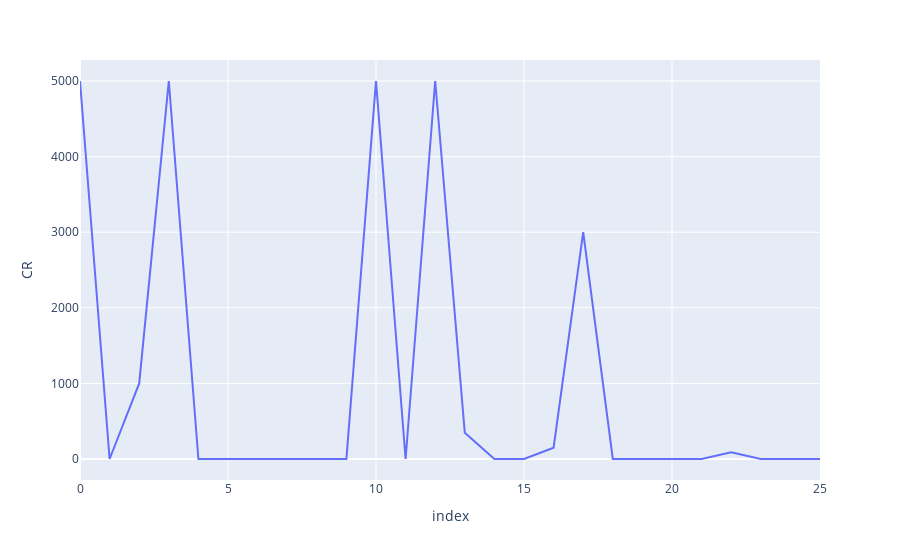

This figure's notebook cell:
### Code cell
fig = px.line(Final_statm, y="CR")
fig.show()

### Figure 1 — Plotly figure (JSON) as saved in the notebook; plotly's stock layout.template omitted (floating-point values rounded to 4 significant figures)
{"data": [{"hovertemplate": "index=%{x}<br>CR=%{y}<extra></extra>", "legendgroup": "", "line": {"color": "#636efa", "dash": "solid"}, "marker": {"symbol": "circle"}, "mode": "lines", "name": "", "orientation": "v", "showlegend": false, "type": "scatter", "x": [0, 1, 2, 3, 4, 5, 6, 7, 8, 9, 10, 11, 12, 13, 14, 15, 16, 17, 18, 19, 20, 21, 22, 23, 24, 25], "xaxis": "x", "y": [5000, 0, 1000, 5000, 0, 0, 0, 0, 0, 0, 5000, 0, 5000, 346.4, 0, 0, 149.5, 3000, 0, 0, 0, 0, 89.1, 0, 0, 0], "yaxis": "y"}], "layout": {"legend": {"tracegroupgap": 0}, "margin": {"t": 60}, "xaxis": {"anchor": "y", "domain": [0, 1], "title": {"text": "index"}}, "yaxis": {"anchor": "x", "domain": [0, 1], "title": {"text": "CR"}}}}
